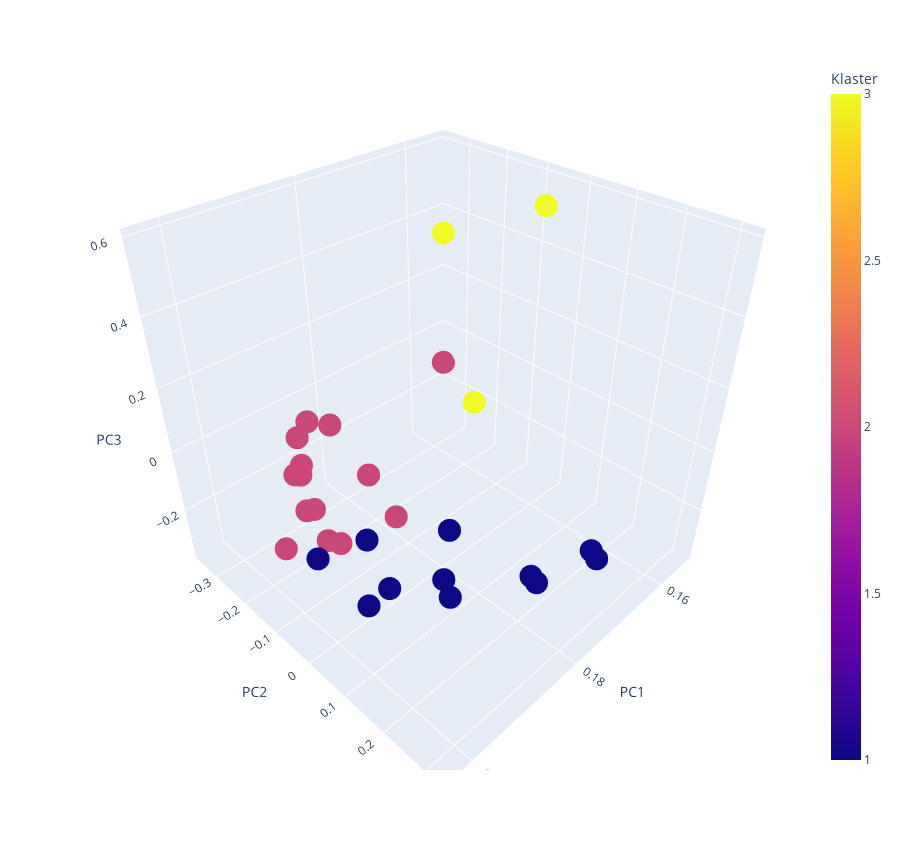

The cell this chart's notebook holds for it:
### Code cell
pca_c_lokacije_klasteri, fig  = kmeans_3d(pca_c_lokacije, broj_klastera=3)

### Figure 1 — Plotly figure (JSON) as saved in the notebook; plotly's stock layout.template omitted (floating-point values rounded to 4 significant figures)
{"data": [{"hovertemplate": "<b>%{hovertext}</b><br><br>PC1=%{x}<br>PC2=%{y}<br>PC3=%{z}<br>Klaster=%{marker.color}<extra></extra>", "hovertext": ["Kuželj-Gorski kotar", "Iševnica- Gorski kotar", "centar Karlovca", "ušće u Kupu", "Zagrebačka županija", "Stubičke Toplice", " Istra", " Istra", " Istra", "Jurovo - Jurovski Brod (utok Lahinje - lijevi pritok)", "Ozalj", "Metković-Doljani", "Metković-Unka", "Metković-most", "ušće", "Mijači", "Striježevica", "Petrinja (kupalište)", "Sisak (Stari grad)", "Sisak (Stari grad)", "Zagreb (Savski Kamenji - toplana)", "Prošćansko jezero", "Belavići-kamp Slapić", "Duga Resa-gradsko kupalište", "Severin na Kupi-kupalište Klanac", "Ozalj-gradsko kupalište", "Slunj-kupalište Rastoke", "Karlovac-Foginovo kupalište"], "legendgroup": "", "marker": {"color": [1, 3, 2, 3, 2, 2, 1, 1, 1, 1, 3, 2, 2, 2, 2, 2, 2, 2, 1, 1, 2, 2, 1, 2, 1, 1, 1, 2], "coloraxis": "coloraxis", "symbol": "circle"}, "mode": "markers", "name": "", "scene": "scene", "showlegend": false, "type": "scatter3d", "x": [0.2033, 0.1849, 0.1998, 0.1677, 0.1935, 0.1958, 0.1836, 0.1761, 0.194, 0.1935, 0.1616, 0.2001, 0.1968, 0.1945, 0.1785, 0.1925, 0.1537, 0.1837, 0.1929, 0.1997, 0.1913, 0.1863, 0.1777, 0.2028, 0.2006, 0.1849, 0.1988, 0.1917], "y": [0.03391, 0.1356, -0.03146, -0.1663, -0.1867, -0.1376, 0.2713, 0.3176, 0.1925, 0.1981, 0.001539, 0.00466, -0.1415, -0.171, -0.1612, -0.1046, -0.3555, -0.2702, 0.1928, 0.09431, -0.1971, -0.1125, 0.3187, -0.06901, 0.1163, 0.272, 0.136, -0.2275], "z": [-0.002776, 0.3223, 0.04595, 0.4843, -0.01416, -0.09918, -0.111, -0.08786, -0.03642, 0.1118, 0.5907, -0.01507, 0.02726, -0.02276, -0.3507, -0.2258, -0.1348, -0.04004, -0.1089, -0.1436, 0.09576, -0.06479, -0.03876, -0.07644, 0.09723, -0.07112, -0.05463, 0.0269]}], "layout": {"autosize": false, "coloraxis": {"colorbar": {"title": {"text": "Klaster"}}, "colorscale": [[0, "#0d0887"], [0.1111, "#46039f"], [0.2222, "#7201a8"], [0.3333, "#9c179e"], [0.4444, "#bd3786"], [0.5556, "#d8576b"], [0.6667, "#ed7953"], [0.7778, "#fb9f3a"], [0.8889, "#fdca26"], [1, "#f0f921"]]}, "height": 850, "legend": {"tracegroupgap": 0}, "margin": {"t": 60}, "scene": {"domain": {"x": [0, 1], "y": [0, 1]}, "xaxis": {"title": {"text": "PC1"}}, "yaxis": {"title": {"text": "PC2"}}, "zaxis": {"title": {"text": "PC3"}}}, "width": 900}}
